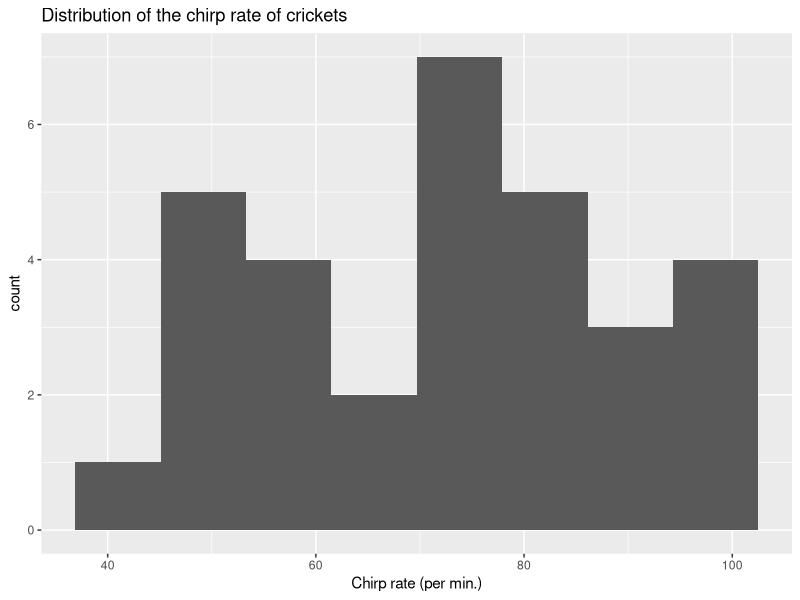
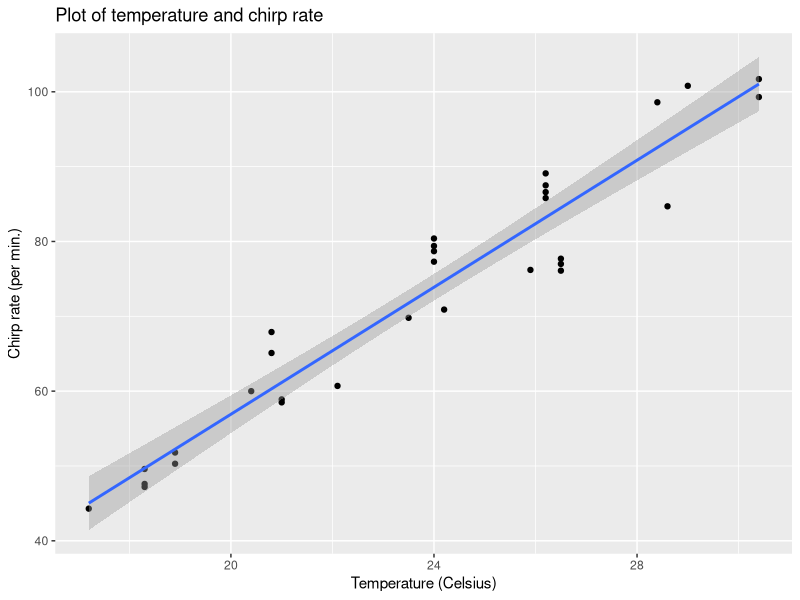
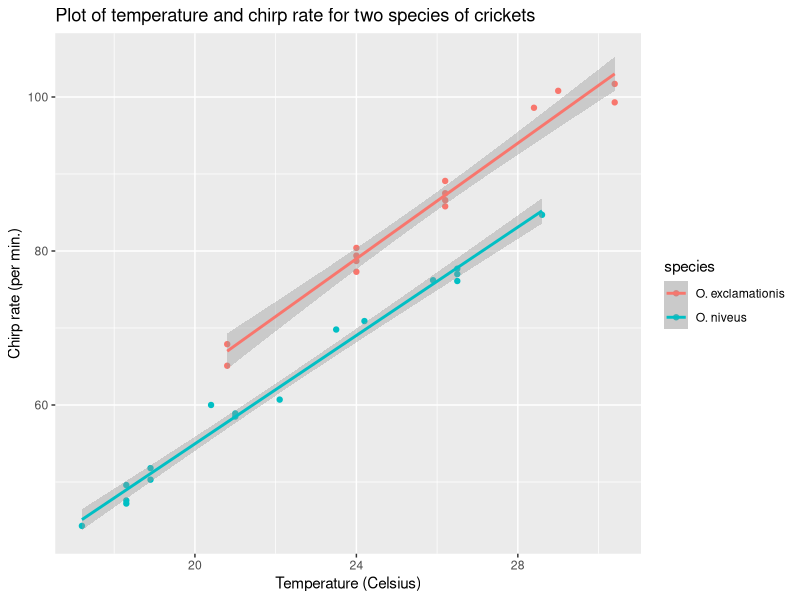
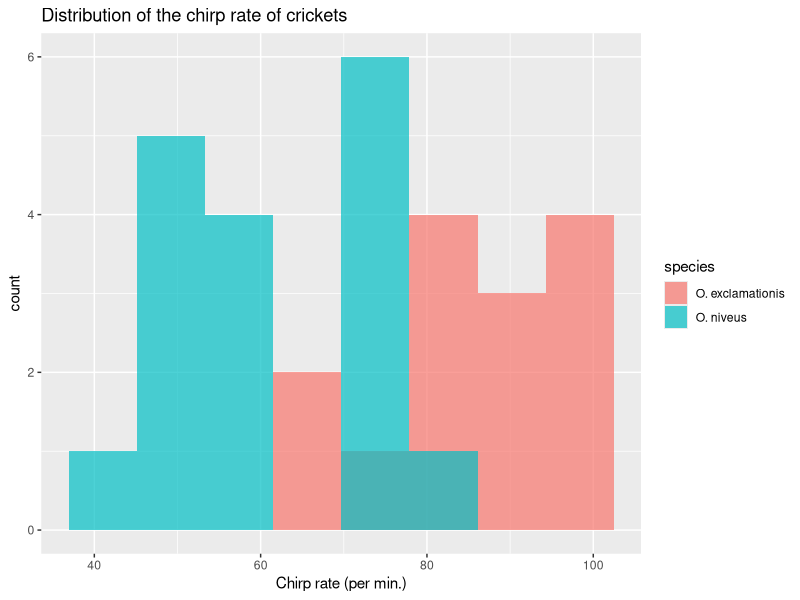
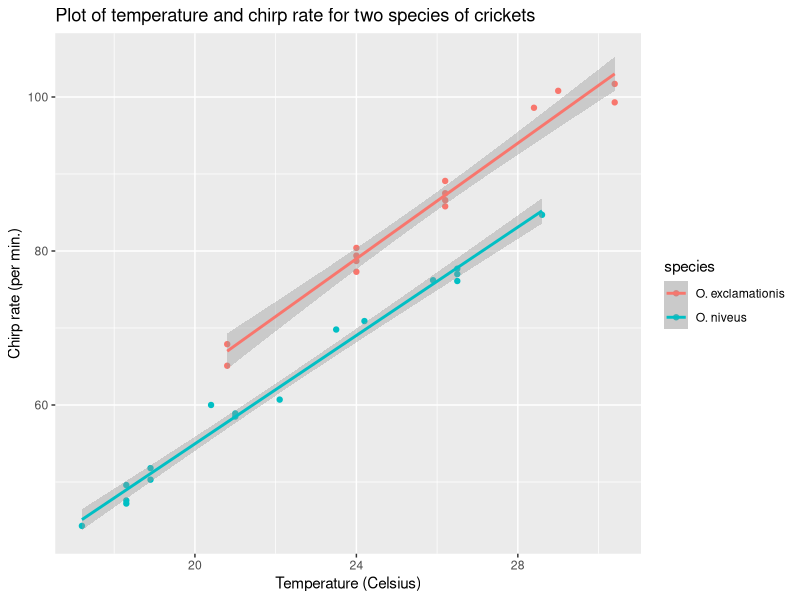

Write the R code that produced these figures, in order.
## ---- chunk 1
knitr::opts_chunk$set(echo = TRUE)
library('tidyverse') ; library('modeldata')
## ---- chunk 2
data(crickets, package = "modeldata")
names(crickets)
## ---- chunk 3
summary(crickets)
ggplot(crickets, aes(x = rate)) +
  geom_histogram(bins = 8) + 
  ggtitle("Distribution of the chirp rate of crickets") +
  xlab('Chirp rate (per min.)')
## ---- chunk 4
ggplot(crickets, aes(x = temp, y = rate)) +
  geom_point() + 
  geom_smooth(method = 'lm') +
  ggtitle("Plot of temperature and chirp rate") +
  ylab('Chirp rate (per min.)') +
  xlab('Temperature (Celsius)')

temp_lm <- lm(rate ~ temp, crickets)

summary.lm(temp_lm)
## ---- chunk 5
ggplot(crickets, aes(x = temp, y = rate, color = species)) +
  geom_point() + 
  geom_smooth(method = 'lm') +
  ggtitle("Plot of temperature and chirp rate for two species of crickets") +
  ylab('Chirp rate (per min.)') +
  xlab('Temperature (Celsius)')
  
  
species_lm <- lm(rate ~ temp + species, crickets)

summary.lm(species_lm)
## ---- chunk 6
ggplot(crickets, aes(x = rate, fill = species)) +
  geom_histogram(position = 'identity', alpha = 0.7, bins = 8) + 
  ggtitle("Distribution of the chirp rate of crickets") +
  xlab('Chirp rate (per min.)')
## ---- chunk 7
ggplot(crickets, aes(x = temp, y = rate, color = species)) +
  geom_point() + 
  geom_smooth(method = 'lm') +
  ggtitle("Plot of temperature and chirp rate for two species of crickets") +
  ylab('Chirp rate (per min.)') +
  xlab('Temperature (Celsius)')
  
species_x_temp_lm <- lm(rate ~ temp + species + temp:species, crickets) 
summary.lm(species_x_temp_lm)

anova(species_lm, species_x_temp_lm)
## ---- chunk 8
data(diamonds, package = "ggplot2")
names(diamonds)
